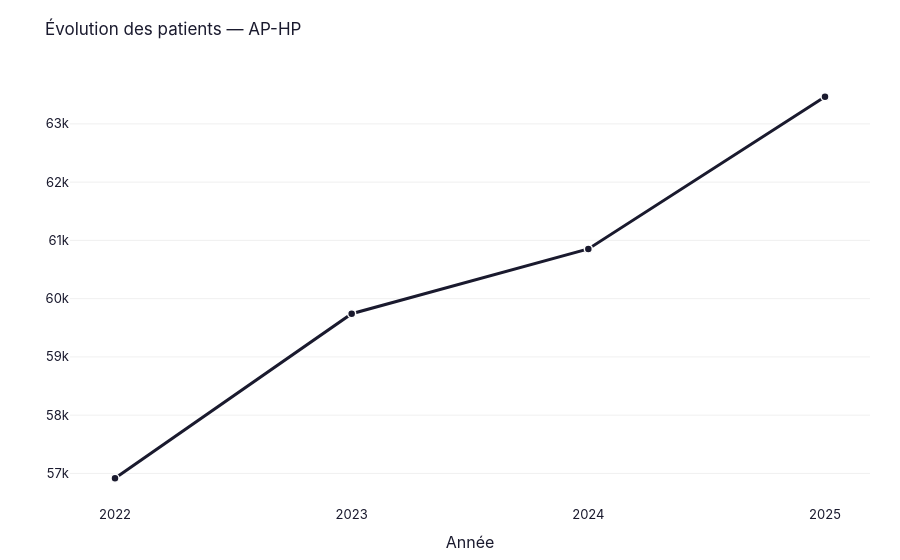

Source (notebook cell):
### Markdown cell above
### Décryptage

- **Signature** : `line_evolution(df, x, y, group, title, ...)`. On lui dit quelle colonne est
  l'axe X (`annee`), laquelle est l'axe Y (`nb_patients`), et par quoi grouper les courbes
  (`group="entite"`). C'est **générique** : la même fonction trace patients, séjours, parts de marché.
- **Une trace par groupe** : la fonction boucle sur les valeurs distinctes de `group` et ajoute une
  courbe Plotly (`go.Scatter`) par groupe. C'est le motif Plotly de base.
- **`entities`** (optionnel) : permet de **fixer l'ordre et la sélection** des courbes (ex. les 6
  GHU dans un ordre voulu). Si on ne le passe pas, la fonction prend les valeurs présentes.
- **`show_covid`, `y_zero`** : des options de présentation (repère COVID, axe Y qui démarre à 0).
- **Ce qu'elle NE fait pas** : aucun filtre métier. Si tu lui passes un tableau contenant plusieurs
  appareils, elle mélangera tout. D'où l'importance du **découpage en amont** (`tot(...)`).

### Code cell
# Exemple : évolution du nombre de patients AP-HP (une seule entité → une courbe)
montre(line_evolution(tot(aphp, "AP-HP"), "annee", "nb_patients", "entite",
                      "Évolution des patients — AP-HP"))

### Figure 1 — Plotly figure (JSON) as saved in the notebook; plotly's stock layout.template omitted (floating-point values rounded to 4 significant figures)
{"data": [{"customdata": [null, "+5.0%", "+1.9%", "+4.3%"], "hovertemplate": "<b>AP-HP</b><br>%{y:,.0f}<br>Évol. N-1 : %{customdata}<extra></extra>", "line": {"color": "#1A1A2E", "dash": "solid", "width": 3}, "marker": {"color": "#1A1A2E", "line": {"color": "white", "width": 1.5}, "size": 8}, "mode": "lines+markers", "name": "AP-HP", "type": "scatter", "x": [2022, 2023, 2024, 2025], "y": [56917, 59742, 60853, 63466]}], "layout": {"font": {"color": "#1A1A2E", "family": "Inter, Arial, sans-serif", "size": 13}, "hovermode": "x unified", "legend": {"bgcolor": "rgba(255,255,255,0.95)", "bordercolor": "#DEE2E6", "borderwidth": 1, "font": {"size": 12}}, "margin": {"b": 50, "l": 70, "r": 30, "t": 70}, "paper_bgcolor": "white", "plot_bgcolor": "white", "title": {"font": {"size": 17}, "text": "Évolution des patients — AP-HP"}, "xaxis": {"dtick": 1, "showgrid": false, "tick0": 2022, "tickformat": "d", "tickmode": "linear", "title": {"text": "Année"}, "zeroline": false}, "yaxis": {"gridcolor": "#F0F0F0", "showgrid": true, "title": {"text": ""}, "zeroline": false}}}
